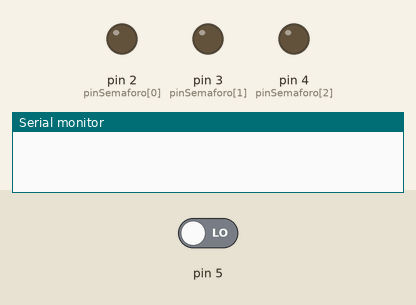
Bench run of a sketch on a simulated Arduino Uno, built with avr-gcc and run on an emulated ATmega328P. Shown: output pins drawn as LEDs (lit = HIGH), the last lines printed to the serial monitor. Inputs (shaded band) come from the test bench; at power-on: pin 5 LOW.

Above: at 4.0 s.
At 11.0 s:
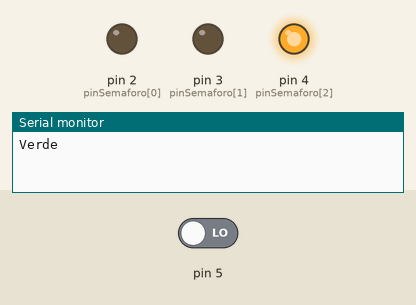
At 15.0 s:
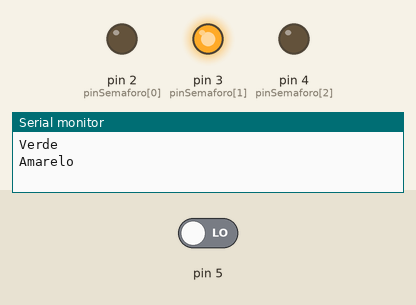
Timing chart, 0 to 20.8 s (numbered marks = the images above):
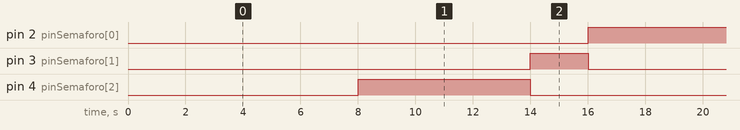

The sketch:

logic-light-traffic-sensor-clean.ino
```cpp
byte pinSemaforo[]={2, 3, 4};

byte estado = 0;
int tempoSemaforo, tempoVermelho = 8000;
unsigned long tempoInicial;

void setup() {
  Serial.begin(9600);
  //Serial.println(pinSemaforo[2]);
  for(byte x=0; x<3; x++){
    pinMode(pinSemaforo[x], OUTPUT);
  }
  tempoInicial = millis();
}

void loop() {
  bool sensorIR = digitalRead(5);
  if (sensorIR){
    if(estado == 1){
      tempoVermelho = 1000;
    }
  }
  //Serial.println(sensorIR);
  semaforo();
}

void semaforo(){
  tempoSemaforo = millis() - tempoInicial;
  if ((tempoSemaforo>tempoVermelho)&&(estado == 0)){
    statusSemaforo("Verde", 0, 0, 1);
    estado = 1;
    tempoInicial = millis();
  }
  else if ((tempoSemaforo>6000)&&(estado == 1)){
    statusSemaforo("Amarelo", 0, 1, 0);
    estado = 2;
    tempoInicial = millis();
  }
  else if ((tempoSemaforo>2000)&&(estado == 2)){
    statusSemaforo("Vermelho", 1, 0, 0);
    estado = 0;
    tempoInicial = millis();
    tempoVermelho = 8000;
  }
}

void statusSemaforo(String estadoSemaforo, bool statusVermelho, bool statusAmarelo, bool statusVerde){
  digitalWrite(pinSemaforo[0], statusVermelho);
  digitalWrite(pinSemaforo[1], statusAmarelo);
  digitalWrite(pinSemaforo[2], statusVerde);
  Serial.println(estadoSemaforo);
}
```

Measured:
- by itself, pin 2 (pinSemaforo[0]): alternates HIGH for 8.0 s and LOW for 8.0 s
- by itself, pin 3 (pinSemaforo[1]): alternates HIGH for 2.0 s and LOW for 14.0 s
- by itself, pin 4 (pinSemaforo[2]): alternates HIGH for 6.0 s and LOW for 10.0 s
